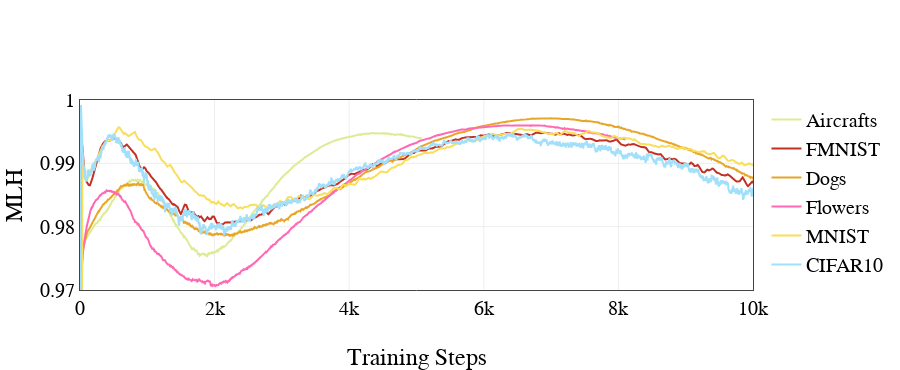

This figure's notebook cell:
### Code cell
import random
import plotly.graph_objects as go
import numpy as np

def smooth(y, box_pts):
    box = np.ones(box_pts)/box_pts
    y_smooth = np.convolve(y, box, mode='same')
    return y_smooth
    
unique = df.dataset.unique()
fig = go.Figure()
color = dict(
    mnist="#f9de59",
    dogs="#e8a628",
    aircraft="#dcec94",
    cifar10="#a1dffb",
    fashion="#c33124",
    flowers="#FF69B4",
)
names = dict(
    mnist="MNIST",
    dogs="Dogs",
    aircraft="Aircrafts",
    cifar10="CIFAR10",
    fashion="FMNIST",
    flowers="Flowers",
)
for dataset in unique:
    # idx = df.loc[df.dataset == dataset].index
    # sampled = random.choice(idx)
    # print(dataset, sampled)
    mlh = np.array(df['benford_list'][indices[dataset]])
    if dataset in ["mnist", "cifar", "fashion"]:
        mlh = smooth(mlh, 50)
    # assert ~np.allclose(mlh, mlh_)
    fig.add_trace(
            go.Scatter(
                y=mlh,
                name=names[dataset],
                marker_color=color[dataset]
        )
    )

fig.update_layout(
    yaxis={"range":[0.97, 1.0]},
    xaxis={"range":[0, 10000]},
)
fig.update_layout(font=dict(
    family="Times New Roman",
    size=20,
    color="Black",), autosize=True
)

fig.update_layout(template='none')
fig.update_xaxes(title_text="Training Steps", showline=True, mirror=True, showgrid=True)
fig.update_yaxes(title_text="MLH", automargin=True, dtick=0.01, showline=True, mirror=True, showgrid=True)
fig.update_layout(
    autosize=False,
    # width=1500,
    height=370,)
fig.update_traces(marker=dict(size=2))
fig.show()

### Figure 1 — Plotly figure (JSON) as saved in the notebook; plotly's stock layout.template omitted (floating-point values rounded to 4 significant figures; data arrays with more than 128 entries replaced by an {"elided": "..."} marker saying what was removed)
{"data": [{"marker": {"color": "#dcec94", "size": 2}, "name": "Aircrafts", "type": "scatter", "y": {"elided": "5084 float values"}}, {"marker": {"color": "#c33124", "size": 2}, "name": "FMNIST", "type": "scatter", "y": {"elided": "11733 float values"}}, {"marker": {"color": "#e8a628", "size": 2}, "name": "Dogs", "type": "scatter", "y": {"elided": "16869 float values"}}, {"marker": {"color": "#FF69B4", "size": 2}, "name": "Flowers", "type": "scatter", "y": {"elided": "8102 float values"}}, {"marker": {"color": "#f9de59", "size": 2}, "name": "MNIST", "type": "scatter", "y": {"elided": "11157 float values"}}, {"marker": {"color": "#a1dffb", "size": 2}, "name": "CIFAR10", "type": "scatter", "y": {"elided": "13168 float values"}}], "layout": {"autosize": false, "font": {"color": "Black", "family": "Times New Roman", "size": 20}, "height": 370, "xaxis": {"mirror": true, "range": [0, 10000], "showgrid": true, "showline": true, "title": {"text": "Training Steps"}}, "yaxis": {"automargin": true, "dtick": 0.01, "mirror": true, "range": [0.97, 1], "showgrid": true, "showline": true, "title": {"text": "MLH"}}}}
